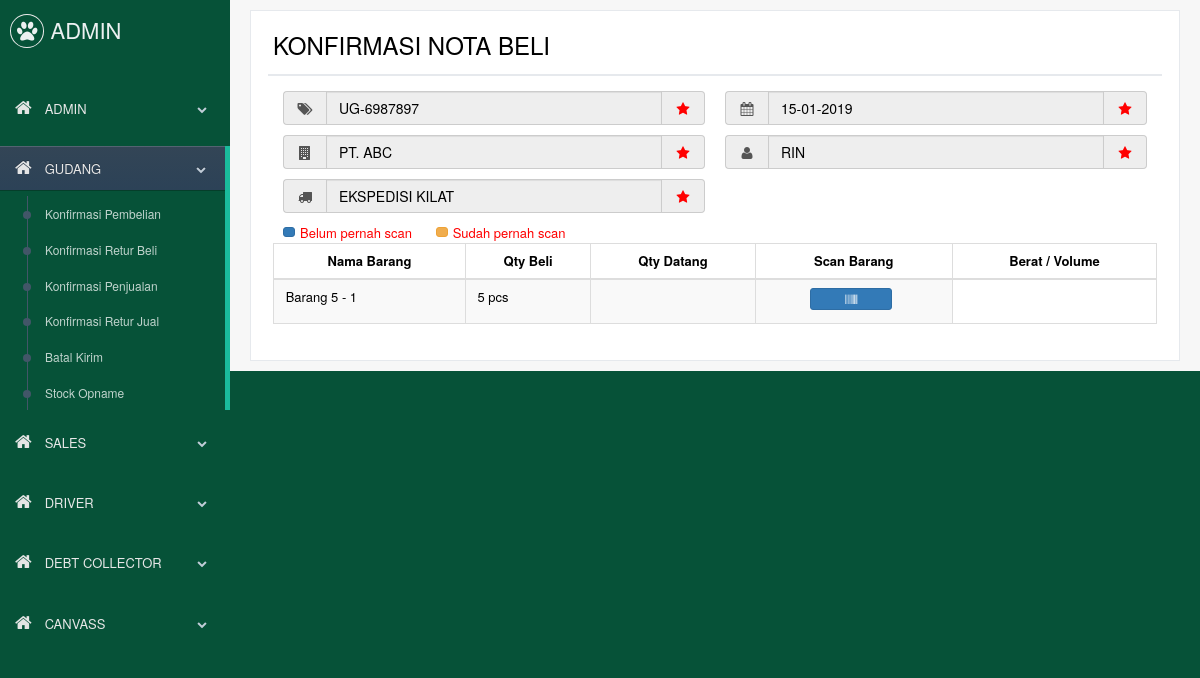
/mobile/index.php?page=gudang&mode=konfirm_beli_3&id=77 (signed in), run on the app's committed database.
### tables this page shows
CREATE TABLE `beli` (
  `id_beli` int(11) NOT NULL,
  `no_nota_beli` varchar(15) NOT NULL,
  `tanggal` date NOT NULL,
  `id_supplier` int(11) NOT NULL,
  `id_ekspedisi` int(11) DEFAULT NULL,
  `id_karyawan` int(11) DEFAULT NULL,
  `berat_ekspedisi` int(11) DEFAULT NULL,
  `volume_ekspedisi` int(11) DEFAULT NULL,
  `tarif_ekspedisi` int(11) DEFAULT NULL,
  `keterangan` varchar(100) DEFAULT NULL,
  `status_konfirm` tinyint(1) NOT NULL,
  `diskon_all_persen` double DEFAULT NULL,
  `ppn_all_persen` double DEFAULT NULL,
  `hidden` tinyint(1) NOT NULL
);

CREATE TABLE `supplier` (
  `id_supplier` int(11) NOT NULL,
  `nama_supplier` varchar(50) NOT NULL,
  `alamat` varchar(200) NOT NULL,
  `id_negara` int(11) NOT NULL,
  `id_prov` int(11) NOT NULL,
  `id_kab` int(11) NOT NULL,
  `id_kec` int(11) DEFAULT NULL,
  `id_kel` int(11) DEFAULT NULL,
  `kode_pos` varchar(7) DEFAULT NULL,
  `telepon_supplier` varchar(20) NOT NULL,
  `kontakperson` varchar(50) DEFAULT NULL,
  `telepon_kontak` varchar(20) DEFAULT NULL,
  `status` tinyint(1) NOT NULL DEFAULT '0'
);

CREATE TABLE `users` (
  `id_user` int(11) NOT NULL,
  `id_karyawan` int(11) NOT NULL,
  `posisi` varchar(20) NOT NULL,
  `user` varchar(30) NOT NULL,
  `password` text NOT NULL,
  `status` tinyint(1) NOT NULL
);

CREATE TABLE `ekspedisi` (
  `id_ekspedisi` int(11) NOT NULL,
  `nama_ekspedisi` varchar(50) NOT NULL,
  `telepon` varchar(20) NOT NULL,
  `kontakperson` varchar(50) DEFAULT NULL,
  `telepon_kontak` varchar(20) DEFAULT NULL,
  `status` tinyint(1) NOT NULL
);

CREATE TABLE `beli_detail` (
  `id_beli_detail` bigint(20) NOT NULL,
  `id_beli` int(11) NOT NULL,
  `id_barang_supplier` int(15) NOT NULL,
  `qty` int(11) NOT NULL,
  `harga` double NOT NULL,
  `status_barang` tinyint(1) NOT NULL,
  `diskon_persen` double DEFAULT NULL,
  `diskon_rp` double DEFAULT NULL,
  `diskon_persen_2` double DEFAULT NULL,
  `diskon_rp_2` double DEFAULT NULL,
  `diskon_persen_3` double DEFAULT NULL,
  `diskon_rp_3` double DEFAULT NULL
);

### mobile/assets/page/gudang/konfirm_beli_3.php (the view, shortened to what this page needs)
<?php
$brg=mysqli_query($con, "SELECT
	beli.no_nota_beli
	, beli.tanggal
	, beli.id_karyawan
	, beli.berat_ekspedisi
	, beli.volume_ekspedisi
	, beli.tarif_ekspedisi
	, beli.status_konfirm
    , supplier.nama_supplier
    , ekspedisi.nama_ekspedisi
    , users.user
FROM
    beli
    LEFT JOIN supplier
        ON (beli.id_supplier = supplier.id_supplier)
    LEFT JOIN ekspedisi
        ON (beli.id_ekspedisi = ekspedisi.id_ekspedisi)
    LEFT JOIN users
        ON (beli.id_karyawan = users.id_karyawan)
    LEFT JOIN beli_detail
        ON (beli_detail.id_beli = beli.id_beli) WHERE beli.id_beli=$id");
$row=mysqli_fetch_array($brg);
$status_konfirm=$row['status_konfirm'];
if ($row['user']==null){
	$user=$_SESSION['user'];
	$id_user=$_SESSION['id_karyawan'];
} else {
	$user=$row['user'];
}
?>
<div class="right_col loading" role="main">
	<div class="">
		<div class="row">
			<div class="col-md-12 col-sm-12 col-xs-12">
				<div class="x_panel">
					<div class="x_title">
						<h3>KONFIRMASI NOTA BELI</h3>
					</div>
					<div class="x_content">
						<div class="col-xs-6">
							<div class="input-group">
								<span class="input-group-addon"><i class="fa fa-tags fa-fw"></i></span>
								<input class="form-control" id="no_nota_beli" type="text" name="no_nota_beli" placeholder="No Nota Beli" value="<?php echo $row['no_nota_beli'] ?>" maxlength="50" readonly>
								<span class="input-group-addon"><i class="fa fa-star fa-fw" style="color:red"></i></span>
							</div>
						</div>
						<div class="col-xs-6">
							<div class="input-group">
								<span class="input-group-addon"><i class="fa fa-calendar fa-fw"></i></span>
								<input class="form-control" id="tanggal" name="tanggal" placeholder="Tanggal Nota Beli" value="<?php echo date("d-m-Y",strtotime($row['tanggal'])) ?>" maxlength="50" readonly>
								<span class="input-group-addon"><i class="fa fa-star fa-fw" style="color:red"></i></span>
							</div>
						</div>
						<div class="col-xs-6">
						<div class="input-group">
							<span class="input-group-addon"><i class="fa fa-building fa-fw"></i></span>
							<input class="form-control" id="supplier" type="text" name="supplier" placeholder="Supplier" value="<?php echo $row['nama_supplier'] ?>" maxlength="50" readonly>
							<span class="input-group-addon"><i class="fa fa-star fa-fw" style="color:red"></i></span>
						</div>
						</div>
						<div class="col-xs-6">
						<div class="input-group">
							<span class="input-group-addon"><i class="fa fa-user fa-fw"></i></span>
							<input class="form-control" id="penerima" type="text" name="penerima" placeholder="Penerima Barang" value="<?php echo $user ?>" maxlength="50" readonly>
							<span class="input-group-addon"><i class="fa fa-star fa-fw" style="color:red"></i></span>
						</div>
						</div>
						<div class="col-xs-6">
						<div class="input-group">
							<span class="input-group-addon"><i class="fa fa-truck fa-fw"></i></span>
							<input class="form-control" id="ekspedisi" type="text" name="ekspedisi" placeholder="Nama Ekspedisi" value="<?php echo $row['nama_ekspedisi'] ?>" maxlength="50" readonly>
							<span class="input-group-addon"><i class="fa fa-star fa-fw" style="color:red"></i></span>
						</div>
						</div>
						<div class="clearfix"></div>
						<div class="col-xs-12">
							<a class="btn btn-primary btn-xs" style="width:10px;height:10px">&nbsp;</a><font color="red">Belum pernah scan</font>
							<a class="btn btn-warning btn-xs" style="width:10px;height:10px;margin-left:20px">&nbsp;</a><font color="red">Sudah pernah scan</font>
						</div>
						<div class="clearfix"></div>
						<form action="" method="post">
						<div class="table-responsive">
						<table class="table table-bordered table-striped">
							<thead>
								<tr>
									<th>Nama Barang</th>
									<th>Qty Beli</th>
									<th>Qty Datang</th>
									<th>Scan Barang</th>
									<?php
									if ($status_konfirm <> 1){
										echo '<th>Berat / Volume</th>';
									} else {
										echo '<th>Berat</th>
											<th>Volume</th>';
									}
									?>
								</tr>
							</thead>
							<tbody>
								<?php
$sql=mysqli_query($con, "SELECT
    beli_detail.id_beli
    , beli_detail.id_beli_detail
    , beli_detail.status_barang
    , SUM(barang_masuk_rak.qty_di_rak) AS qty_datang
    , barang.nama_barang
    , barang.barcode
	, barang_masuk.berat
	, barang_masuk.volume
    , beli_detail.qty
    , satuan.nama_satuan
FROM
    beli_detail
    INNER JOIN barang_supplier
        ON (beli_detail.id_barang_supplier = barang_supplier.id_barang_supplier)
    INNER JOIN barang
        ON (barang_supplier.id_barang = barang.id_barang)
    INNER JOIN satuan
        ON (barang.id_satuan = satuan.id_satuan)
    LEFT JOIN barang_masuk
        ON (barang_masuk.id_beli_detail = beli_detail.id_beli_detail)
    LEFT JOIN barang_masuk_rak
        ON (barang_masuk_rak.id_barang_masuk = barang_masuk.id_barang_masuk)
WHERE id_beli=$id
GROUP BY beli_detail.id_beli_detail");
while($row=mysqli_fetch_array($sql)){
($row['qty_datang']=='' ? $qty_datang='' : $qty_datang=$row['qty_datang']. ' ' .$row['nama_satuan']);
	echo '			<tr>
						<td><a data-toggle="modal" data-target="#myModal" data-id="' .$row['id_beli_detail']. '"><div style="height:100%;width:100%">&nbsp;' .$row['nama_barang']. '</div></a></td>
						<td><a data-toggle="modal" data-target="#myModal" data-id="' .$row['id_beli_detail']. '"><div style="height:100%;width:100%">&nbsp;' .$row['qty']. ' ' .$row['nama_satuan']. '</div></a></td>
						<td><a data-toggle="modal" data-target="#myModal" data-id="' .$row['id_beli_detail']. '"><div style="height:100%;width:100%">&nbsp;' .$qty_datang. '</div></a></td>';
if ($row['status_barang']==0 && $status_konfirm <> 1){
	echo '				<td><div style="text-align:center"><a data-barcode="' .$row['barcode']. '" class="btn btn-primary btn-xs barcode" onClick="AndroidFunction.scan_barang(&quot;' .$row['barcode']. '&quot;,&quot;' .$row['id_beli_detail']. '&quot;);"><div style="width:70px"><i class="fa fa-barcode"></i></div></a></div></td>';
} else if ($row['status_barang']==2 && $status_konfirm <> 1){
	echo '				<td><div style="text-align:center"><a data-barcode="' .$row['barcode']. '" class="btn btn-warning btn-xs barcode" onClick="AndroidFunction.scan_barang(&quot;' .$row['barcode']. '&quot;,&quot;' .$row['id_beli_detail']. '&quot;);"><div style="width:70px"><i class="fa fa-barcode"></i></div></a></div></td>';
} else {
	echo '				<td><div style="text-align:center"><i class="fa fa-check fa-fw" style="color:green"></i><div style="height:100%;width:100%"></div></div></td>';
}
	if ($status_konfirm <> 1){
	if($row['berat']<>'') {
		$berat_volume='berat';
		$val_berat_volume=$row['berat'];
	} elseif($row['volume']<>'') {
		$berat_volume='volume';
		$val_berat_volume=$row['volume'];
	} else {
		$berat_volume='berat';
		$val_berat_volume='';
	}
	echo '<td width="315px" class="td_berat" style="display:none"><select name="berat_volume[]" style="height:24px" value="volume" required>
			<option value="berat" '.($berat_volume=='berat' ? 'selected' : ''). '>BERAT (GRAM)</option>
			<option value="volume" '.($berat_volume=='volume' ? 'selected' : ''). '>VOLUME (CM3)</option>
		</select>
		<input type="tel" class="mask" name="val_berat_volume[]" placeholder="Berat/Volume Qty Datang" value="' .$val_berat_volume. '" maxlength="50" style="height:24px" autocomplete="off" required>
		<input type="hidden" name="id_beli_detail[]" value="' .$row['id_beli_detail']. '">
		</td></tr>';
	} else {
	($row['berat']<>'' ? $berat=format_angka($row['berat']). ' gr' : $berat='');
	($row['volume']<>'' ? $volume=format_angka($row['volume']). ' cm<sup>3</sup>' : $volume='');
		echo '<td align="right">' .$berat. '</td>
			<td align="right">' .$volume. '</td>
		</tr>';
	}
}
?>
				</tbody>
			</table>
			</div>
			</form>
					</div>
				</div>
			</div>
			</div>
		</div>
	</div>
</div>

### mobile/css/shop.css (style rules this page uses)
a { color: #000000; }
.form-control[disabled], .form-control[readonly], fieldset[disabled] .form-control { color: #000; }
input[readonly].form-control { color: #000; }
thead, th { text-align: center; }

### data on the page
beli: no_nota_beli "UG-6987897", tanggal "15-01-2019", supplier "PT. ABC", penerima "RIN", ekspedisi "EKSPEDISI KILAT"
beli_detail: nama_barang "Barang 5 - 1", qty "5", nama_satuan "pcs"
